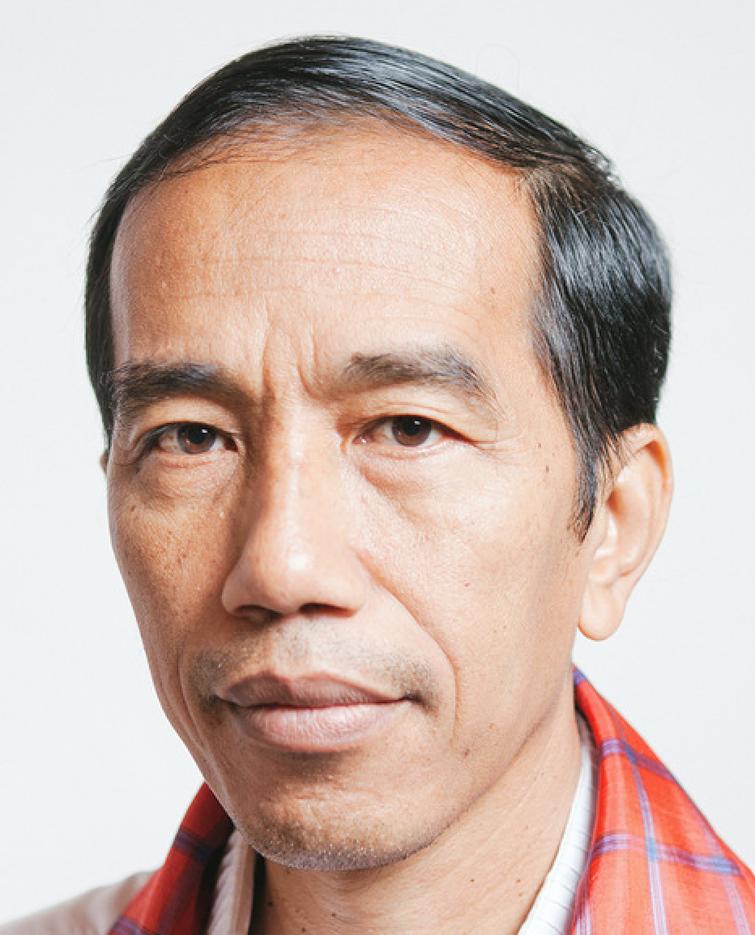
#> input picture gambarxx.png, 755 x 935 px, shrunk from 932 x 1154 before the run
$ python uts_gambar.py
#> lines starting #> are read from the running program, lines starting #| are printed output that depends on the picture; after the words box and inside, x2 and y2 are one past the last pixel; in counts of white or black regions, pixels touching at a corner belong together
import cv2 as cv
import numpy as np
from matplotlib import pyplot as plt
img = cv.imread('gambarxx.png')
#> img is the input picture: shape (935, 755, 3); mean B, G, R 173, 182.2, 204.6


grey = cv.cvtColor(img, cv.COLOR_BGR2GRAY)
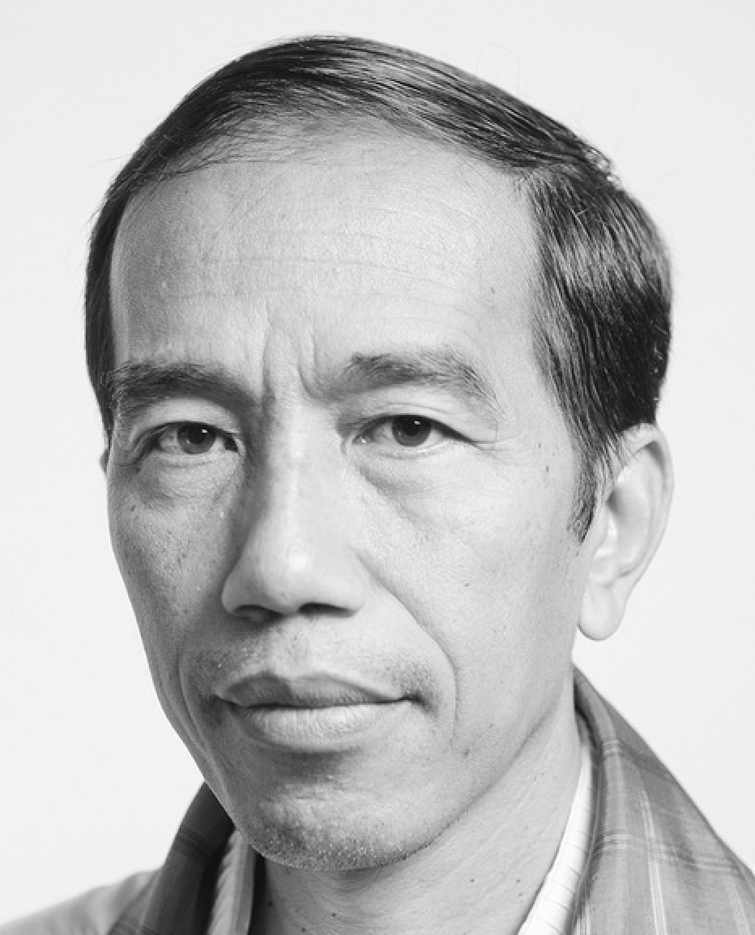
#> grey: shape (935, 755); min 0, max 255, mean 187.9

# Global Thresholding
ret1,global_threshold = cv.threshold(grey,127,255,cv.THRESH_BINARY)
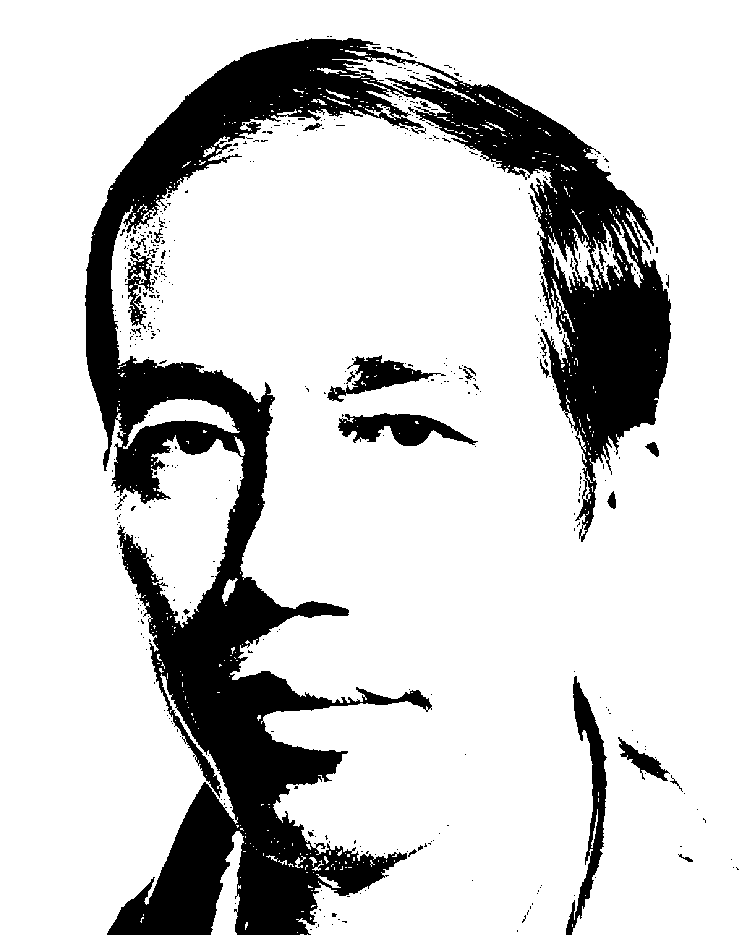
#> global_threshold: shape (935, 755); 81.3% white; 446 black regions (412 under 20 px), largest, box (x1, y1, x2, y2) and area: (85, 38, 671, 935) 120507, (566, 676, 607, 935) 3108, (338, 413, 478, 446) 2479

# Otsu Tresholding
# ret2,th2 = cv.threshold(grey,0,255,cv.THRESH_BINARY+cv.THRESH_OTSU)

# Otsu's thresholding after Gaussian filtering
# ret3,otsu_trreshold = cv.threshold(blur,0,255,cv.THRESH_BINARY+cv.THRESH_OTSU)
_, otsu_trreshold = cv.threshold(grey, 127, 255, cv.THRESH_BINARY+cv.THRESH_OTSU)
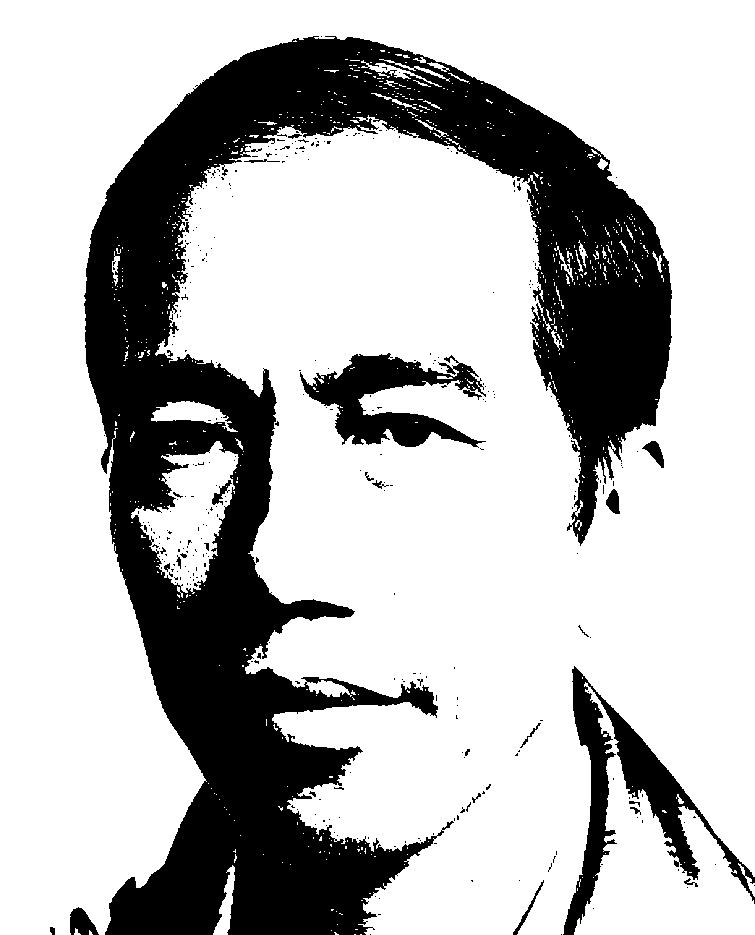
#> otsu_trreshold: shape (935, 755); 73.3% white; 338 black regions (310 under 20 px), largest, box (x1, y1, x2, y2) and area: (84, 36, 672, 935) 166848, (563, 666, 755, 935) 10529, (300, 353, 486, 448) 7920

# Prewitt Tresholding
blur = cv.GaussianBlur(grey,(5,5),0)
kernelx = np.array([[1,1,1],[0,0,0],[-1,-1,-1]])
kernely = np.array([[-1,0,1],[-1,0,1],[-1,0,1]])
img_prewittx = cv.filter2D(blur, -1, kernelx)
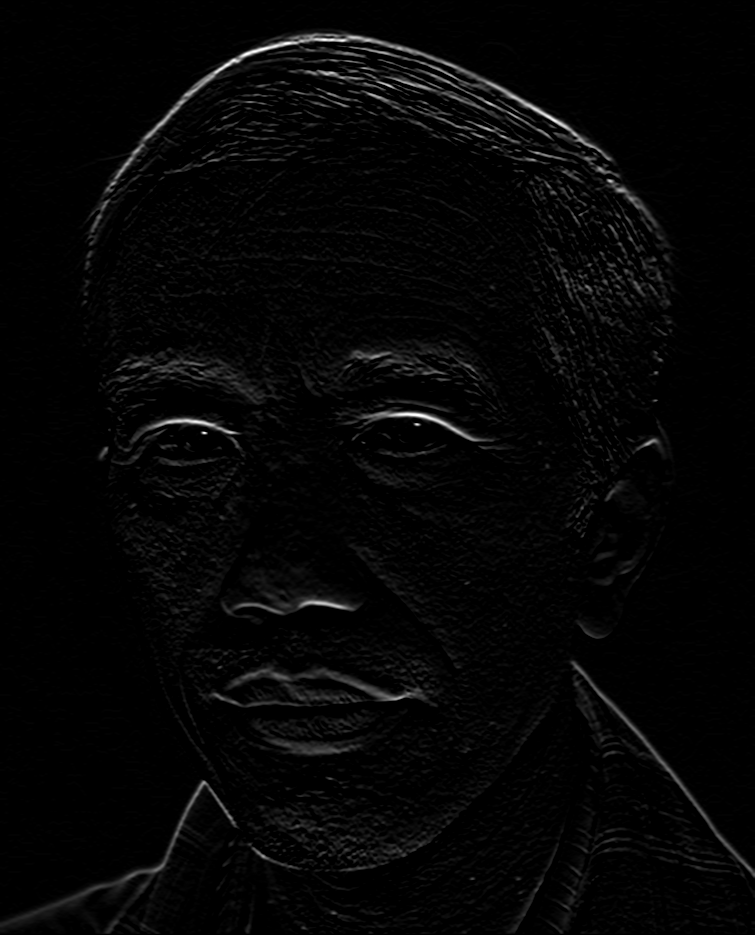
#> img_prewittx: shape (935, 755); min 0, max 255, mean 5.4
img_prewitty = cv.filter2D(blur, -1, kernely)
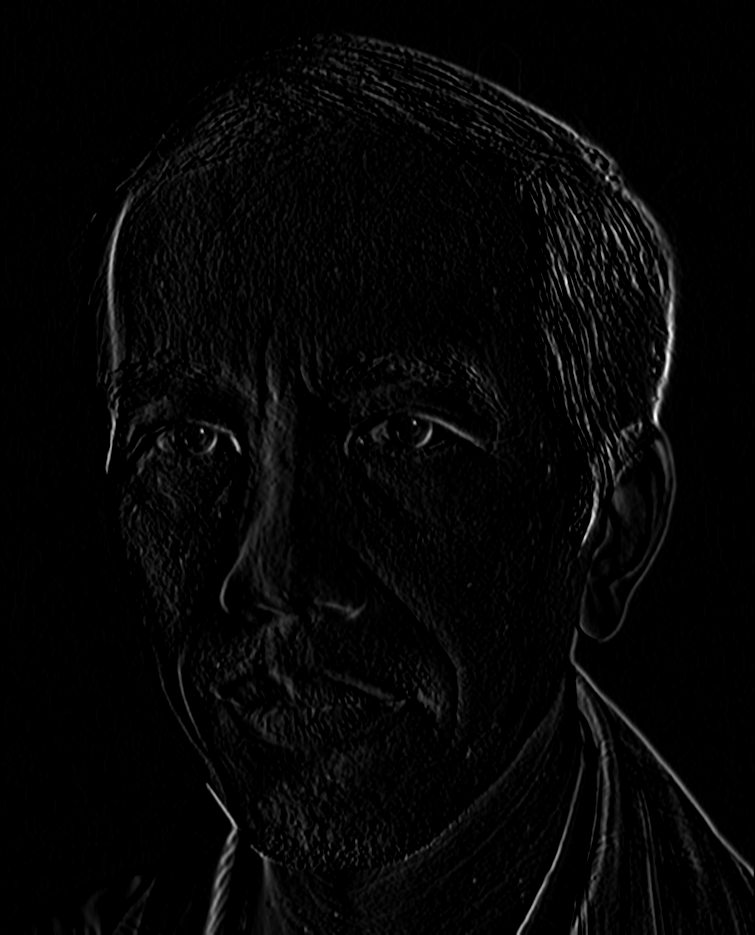
#> img_prewitty: shape (935, 755); min 0, max 255, mean 5.6

images = [grey, 0, global_threshold,
          grey, 0, otsu_trreshold,
          grey, 0, img_prewitty]

titles = ['Greyscale Image','Histogram','Global Thresholding (v=127)',
          'Greyscale Image','Histogram',"Otsu Thresholding",
          'Greyscale Image','Histogram',"Prewitt-y Thresholding"]

for i in xrange(3):
    plt.subplot(3,3,i*3+1),plt.imshow(images[i*3],'gray')
    plt.title(titles[i*3]), plt.xticks([]), plt.yticks([])
    plt.subplot(3,3,i*3+2),plt.hist(images[i*3].ravel(),256)
    plt.title(titles[i*3+1]), plt.xticks([]), plt.yticks([])
    plt.subplot(3,3,i*3+3),plt.imshow(images[i*3+2],'gray')
    plt.title(titles[i*3+2]), plt.xticks([]), plt.yticks([])
plt.show()
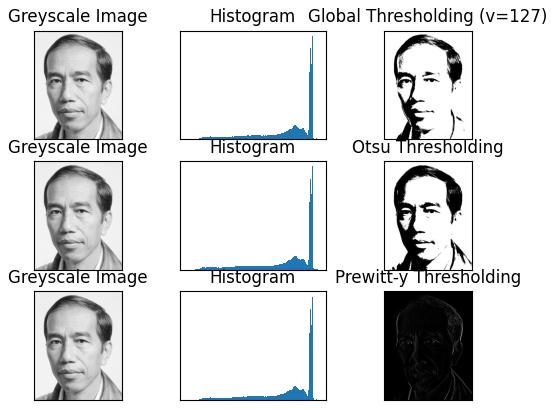
#> figure drawn by matplotlib, 9 panels

$ run again, with ss.png copied over gambarxx.png
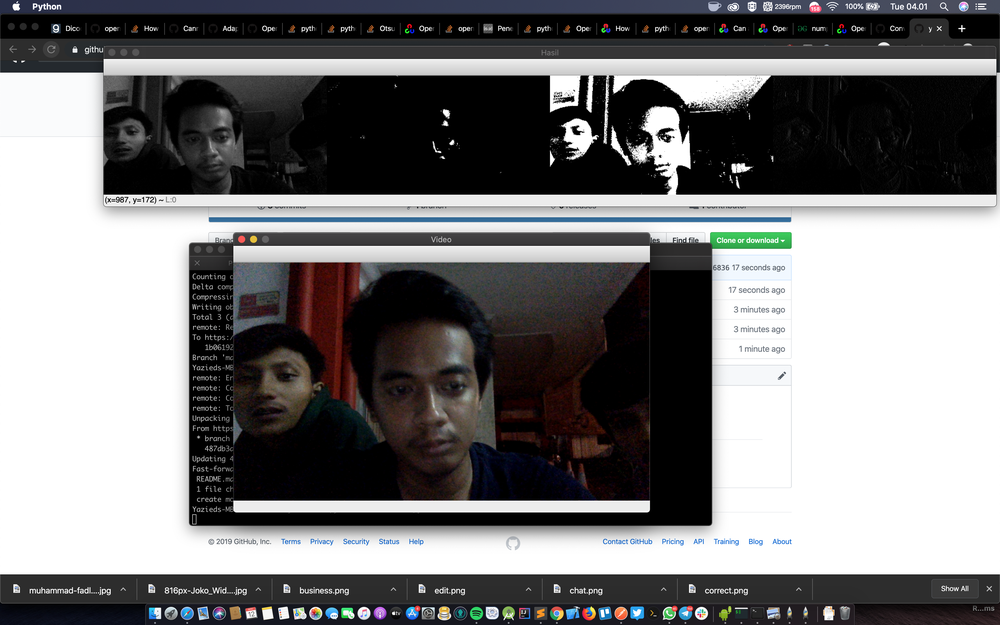
#> input picture ss.png, 1000 x 625 px, shrunk from 3360 x 2100 before the run
#> img is the input picture: shape (625, 1000, 3); mean B, G, R 122.2, 121.5, 122.1
#> `ret1,global_threshold = cv.threshold(grey,127,255,cv.THRESH_BINARY)`:
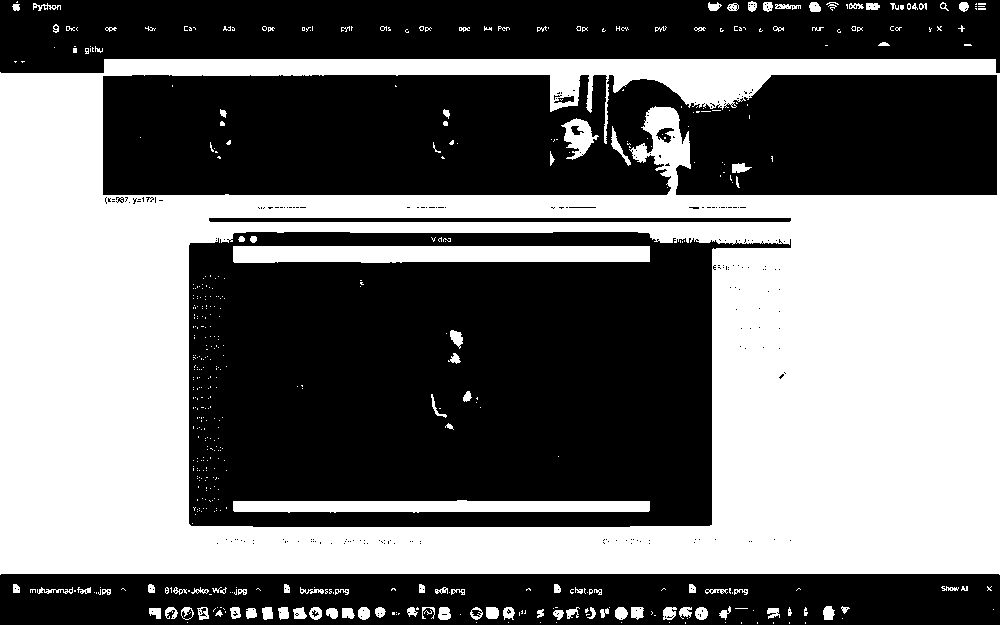
#> global_threshold: shape (625, 1000); 44.4% white; 517 white regions (402 under 20 px), largest, box (x1, y1, x2, y2) and area: (0, 59, 1000, 575) 256936, (233, 246, 650, 263) 6749, (233, 500, 650, 513) 4604
#> otsu_trreshold: shape (625, 1000); 44.1% white; 468 white regions (359 under 20 px), largest, box (x1, y1, x2, y2) and area: (0, 59, 1000, 575) 255886, (233, 246, 650, 263) 6714, (233, 500, 650, 513) 4597
#> `img_prewitty = cv.filter2D(blur, -1, kernely)`:
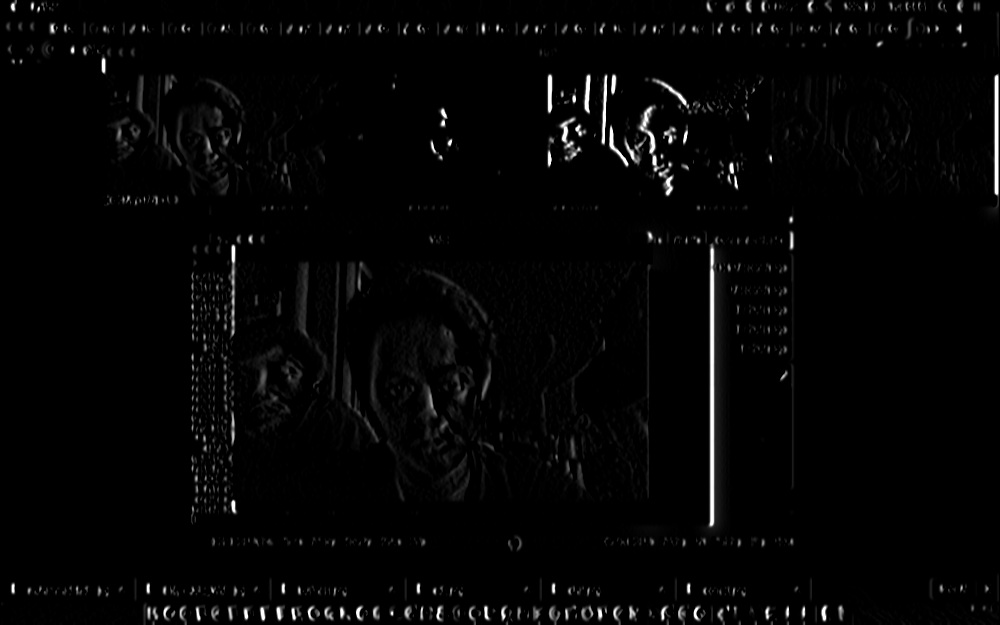
#> img_prewitty: shape (625, 1000); min 0, max 255, mean 5
